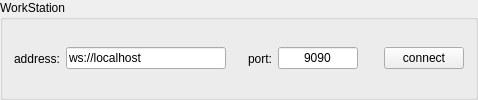
          <widget class="QGroupBox" name="groupBox_workstation">
           <property name="sizePolicy">
            <sizepolicy hsizetype="Preferred" vsizetype="Fixed">
             <horstretch>0</horstretch>
             <verstretch>0</verstretch>
            </sizepolicy>
           </property>
           <property name="title">
            <string>WorkStation</string>
           </property>
           <layout class="QHBoxLayout" name="horizontalLayout_6">
            <item>
             <widget class="QLabel" name="label_3">
              <property name="maximumSize">
               <size>
                <width>16777215</width>
                <height>16777215</height>
               </size>
              </property>
              <property name="text">
               <string>address:</string>
              </property>
              <property name="alignment">
               <set>Qt::AlignRight|Qt::AlignTrailing|Qt::AlignVCenter</set>
              </property>
             </widget>
            </item>
            <item>
             <widget class="QLineEdit" name="lineEdit_ws_address">
              <property name="minimumSize">
               <size>
                <width>160</width>
                <height>0</height>
               </size>
              </property>
              <property name="focusPolicy">
               <enum>Qt::ClickFocus</enum>
              </property>
              <property name="toolTip">
               <string>ws address</string>
              </property>
              <property name="text">
               <string notr="true">ws://localhost</string>
              </property>
              <property name="placeholderText">
               <string notr="true">ws://127.0.0.1</string>
              </property>
             </widget>
            </item>
            <item>
             <widget class="QLabel" name="label_6">
              <property name="sizePolicy">
               <sizepolicy hsizetype="Fixed" vsizetype="Preferred">
                <horstretch>0</horstretch>
                <verstretch>0</verstretch>
               </sizepolicy>
              </property>
              <property name="minimumSize">
               <size>
                <width>40</width>
                <height>0</height>
               </size>
              </property>
              <property name="maximumSize">
               <size>
                <width>16777215</width>
                <height>16777215</height>
               </size>
              </property>
              <property name="text">
               <string>port:</string>
              </property>
              <property name="alignment">
               <set>Qt::AlignRight|Qt::AlignTrailing|Qt::AlignVCenter</set>
              </property>
             </widget>
            </item>
            <item>
             <widget class="QLineEdit" name="lineEdit_ws_port">
              <property name="sizePolicy">
               <sizepolicy hsizetype="Fixed" vsizetype="Fixed">
                <horstretch>0</horstretch>
                <verstretch>0</verstretch>
               </sizepolicy>
              </property>
              <property name="minimumSize">
               <size>
                <width>44</width>
                <height>0</height>
               </size>
              </property>
              <property name="maximumSize">
               <size>
                <width>80</width>
                <height>16777215</height>
               </size>
              </property>
              <property name="focusPolicy">
               <enum>Qt::ClickFocus</enum>
              </property>
              <property name="toolTip">
               <string>port name</string>
              </property>
              <property name="text">
               <string notr="true">9090</string>
              </property>
              <property name="maxLength">
               <number>5</number>
              </property>
              <property name="alignment">
               <set>Qt::AlignCenter</set>
              </property>
              <property name="placeholderText">
               <string notr="true">port</string>
              </property>
             </widget>
            </item>
            <item>
             <spacer name="horizontalSpacer_5">
              <property name="orientation">
               <enum>Qt::Horizontal</enum>
              </property>
              <property name="sizeType">
               <enum>QSizePolicy::Preferred</enum>
              </property>
              <property name="sizeHint" stdset="0">
               <size>
                <width>20</width>
                <height>20</height>
               </size>
              </property>
             </spacer>
            </item>
            <item>
             <widget class="QPushButton" name="btn_wsConnect">
              <property name="focusPolicy">
               <enum>Qt::ClickFocus</enum>
              </property>
              <property name="toolTip">
               <string>connect to websocket</string>
              </property>
              <property name="text">
               <string>connect</string>
              </property>
             </widget>
            </item>
           </layout>
          </widget>
